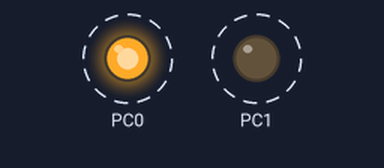
A program run on a simulated ATmega8, built with avr-gcc and emulated at 1 MHz. Parts: output pins drawn as LEDs (lit = HIGH). Dashed ring = blinking.

Above: at 0.2 s.
Timing chart, 0 to 4.6 s (numbered marks = the images above):
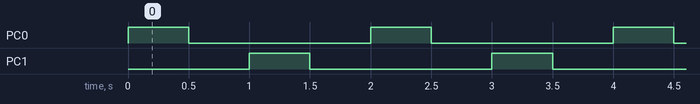

The program:

main.c
```c
#define F_CPU 1000000UL // принудительно объявляем, что частота МК = 1Мгц
#include <avr/io.h>
#include <util/delay.h>	// подключаем библиотеку задерки времени
#define sec 500	// определяем значение

int ports[] = {0b00000001,0b00000010,	// обозначим пины МК
				0b00000100,0b00001000,
				0b00010000,0b00100000,
				0b01000000,0b10000000,
				0b00000000};

int main(void)
{
	DDRC = 0b00000011;	// настраиваем 0й и 1й бит на выход

    while (1)
    {
		PORTC = ports[0];	// подаем высокий уровень сигнала на 0й порт
		_delay_ms(sec);	// задержка времени на 0.5 сек
		PORTC = ports[9];	// отключаем
		_delay_ms(sec);	// задержка времени на 0.5 сек
		PORTC = ports[1];	// подаем высокий уровень сигнала на 1й порт
		_delay_ms(sec);	// задержка времени на 0.5 сек
		PORTC = ports[9]; // отключаем
		_delay_ms(sec);	// задержка времени на 0.5 сек
    }
}
```

Measured:
- by itself, PC0, PC1: alternates HIGH for 0.50 s and LOW for 1.5 s
- by itself, everything shown: repeats every 2.0 s, in 4 steps
